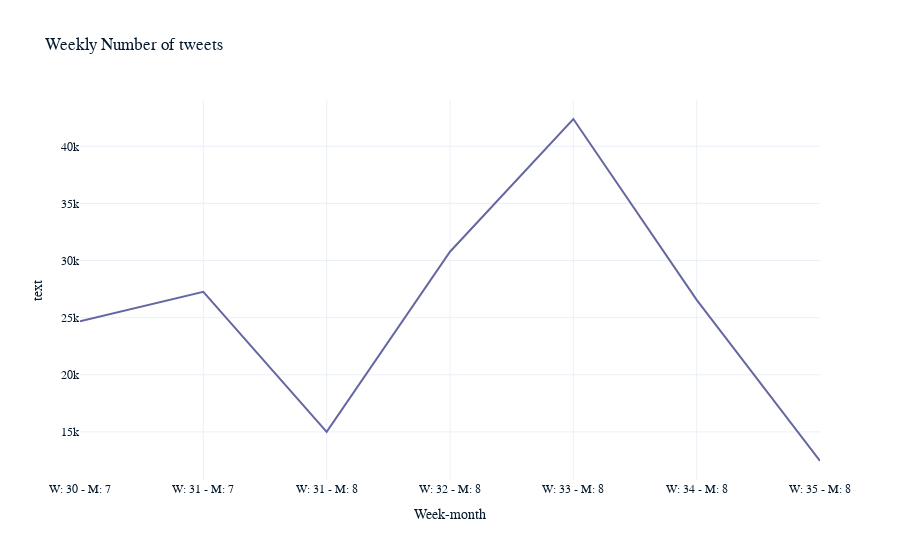

The code cell stored with this chart in its notebook:
### Markdown cell above
## 03. Data Exploration

### Code cell
import plotly.express as px
import pandas as pd

# Convert 'date' column to datetime format if it's not already
df['date'] = pd.to_datetime(df['date'])

# Extract week number
df['week_number'] = df['date'].dt.isocalendar().week

# Extract month
df['month'] = df['date'].dt.month

# Concat week + month
df['Week-month'] = 'W: ' + df['week_number'].astype(str) + ' - ' + 'M: ' + df['month'].astype(str)

# Group by week and calculate the count of text
df_grouped = df.groupby(['Week-month'])['text'].count().reset_index()
print(df_grouped.shape)

# Create a timeseries plot using Plotly
fig = px.line(df_grouped, x='Week-month', y='text', title='Weekly Number of tweets')

# Show the plot
fig.show()

### Figure 1 — Plotly figure (JSON) as saved in the notebook; plotly's stock layout.template omitted (floating-point values rounded to 4 significant figures)
{"data": [{"hovertemplate": "Week-month=%{x}<br>text=%{y}<extra></extra>", "legendgroup": "", "line": {"color": "#6568a0", "dash": "solid"}, "marker": {"symbol": "circle"}, "mode": "lines", "name": "", "orientation": "v", "showlegend": false, "x": ["W: 30 - M: 7", "W: 31 - M: 7", "W: 31 - M: 8", "W: 32 - M: 8", "W: 33 - M: 8", "W: 34 - M: 8", "W: 35 - M: 8"], "xaxis": "x", "y": [24676, 27260, 15000, 30774, 42391, 26555, 12452], "yaxis": "y", "type": "scatter"}], "layout": {"xaxis": {"anchor": "y", "domain": [0, 1], "title": {"text": "Week-month"}}, "yaxis": {"anchor": "x", "domain": [0, 1], "title": {"text": "text"}}, "legend": {"tracegroupgap": 0}, "title": {"text": "Weekly Number of tweets"}}}
